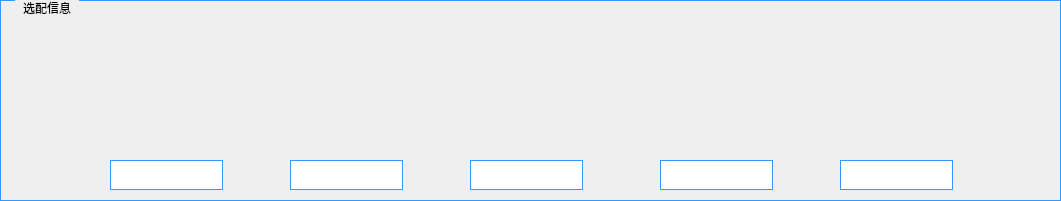
       <widget class="QGroupBox" name="groupBox_17">
        <property name="geometry">
         <rect>
          <x>44</x>
          <y>490</y>
          <width>1061</width>
          <height>201</height>
         </rect>
        </property>
        <property name="styleSheet">
         <string notr="true">QGroupBox {
    font: 14pt &quot;黑体&quot;;
    margin-top: 1ex;
    border-width:0.5px;  
    border-style:solid;
    border-color: rgb(51, 153, 255);  
}

QGroupBox::title {
    subcontrol-origin: margin;
    subcontrol-position: top left;
    left:15px;      
    margin-left: 5px;
    margin-right: 5px;
    padding:1px;
}</string>
        </property>
        <property name="title">
         <string>选配信息</string>
        </property>
        <widget class="QPushButton" name="pushButton_xuan1">
         <property name="geometry">
          <rect>
           <x>110</x>
           <y>30</y>
           <width>111</width>
           <height>110</height>
          </rect>
         </property>
         <property name="focusPolicy">
          <enum>Qt::NoFocus</enum>
         </property>
         <property name="styleSheet">
          <string notr="true">border-image: url(:/LCD_CS351/LCD_CS351/35_all/15.bmp);</string>
         </property>
         <property name="text">
          <string/>
         </property>
         <property name="flat">
          <bool>true</bool>
         </property>
        </widget>
        <widget class="QPushButton" name="pushButton_xuan2">
         <property name="geometry">
          <rect>
           <x>290</x>
           <y>30</y>
           <width>111</width>
           <height>110</height>
          </rect>
         </property>
         <property name="focusPolicy">
          <enum>Qt::NoFocus</enum>
         </property>
         <property name="styleSheet">
          <string notr="true">border-image: url(:/LCD_CS351/LCD_CS351/35_all/15.bmp);</string>
         </property>
         <property name="text">
          <string/>
         </property>
         <property name="flat">
          <bool>true</bool>
         </property>
        </widget>
        <widget class="QPushButton" name="pushButton_xuan3">
         <property name="geometry">
          <rect>
           <x>470</x>
           <y>30</y>
           <width>111</width>
           <height>110</height>
          </rect>
         </property>
         <property name="focusPolicy">
          <enum>Qt::NoFocus</enum>
         </property>
         <property name="styleSheet">
          <string notr="true">border-image: url(:/LCD_CS351/LCD_CS351/35_all/15.bmp);</string>
         </property>
         <property name="text">
          <string/>
         </property>
         <property name="flat">
          <bool>true</bool>
         </property>
        </widget>
        <widget class="QPushButton" name="pushButton_xuan4">
         <property name="geometry">
          <rect>
           <x>660</x>
           <y>30</y>
           <width>111</width>
           <height>110</height>
          </rect>
         </property>
         <property name="focusPolicy">
          <enum>Qt::NoFocus</enum>
         </property>
         <property name="styleSheet">
          <string notr="true">border-image: url(:/LCD_CS351/LCD_CS351/35_all/15.bmp);</string>
         </property>
         <property name="text">
          <string/>
         </property>
         <property name="flat">
          <bool>true</bool>
         </property>
        </widget>
        <widget class="QPushButton" name="pushButton_xuan5">
         <property name="geometry">
          <rect>
           <x>840</x>
           <y>30</y>
           <width>111</width>
           <height>110</height>
          </rect>
         </property>
         <property name="focusPolicy">
          <enum>Qt::NoFocus</enum>
         </property>
         <property name="styleSheet">
          <string notr="true">border-image: url(:/LCD_CS351/LCD_CS351/35_all/15.bmp);</string>
         </property>
         <property name="text">
          <string/>
         </property>
         <property name="flat">
          <bool>true</bool>
         </property>
        </widget>
        <widget class="QPushButton" name="pushButton_70">
         <property name="enabled">
          <bool>true</bool>
         </property>
         <property name="geometry">
          <rect>
           <x>180</x>
           <y>68</y>
           <width>21</width>
           <height>26</height>
          </rect>
         </property>
         <property name="palette">
          <palette>
           <active>
            <colorrole role="WindowText">
             <brush brushstyle="SolidPattern">
              <color alpha="255">
               <red>248</red>
               <green>248</green>
               <blue>255</blue>
              </color>
             </brush>
            </colorrole>
            <colorrole role="Button">
             <brush brushstyle="SolidPattern">
              <color alpha="255">
               <red>248</red>
               <green>248</green>
               <blue>255</blue>
              </color>
             </brush>
            </colorrole>
            <colorrole role="Text">
             <brush brushstyle="SolidPattern">
              <color alpha="255">
               <red>248</red>
               <green>248</green>
               <blue>255</blue>
              </color>
             </brush>
            </colorrole>
            <colorrole role="ButtonText">
             <brush brushstyle="SolidPattern">
              <color alpha="255">
               <red>248</red>
               <green>248</green>
               <blue>255</blue>
              </color>
             </brush>
            </colorrole>
            <colorrole role="Base">
             <brush brushstyle="SolidPattern">
              <color alpha="255">
               <red>248</red>
               <green>248</green>
               <blue>255</blue>
              </color>
             </brush>
            </colorrole>
            <colorrole role="Window">
             <brush brushstyle="SolidPattern">
              <color alpha="255">
               <red>248</red>
               <green>248</green>
               <blue>255</blue>
              </color>
             </brush>
            </colorrole>
           </active>
           <inactive>
            <colorrole role="WindowText">
             <brush brushstyle="SolidPattern">
              <color alpha="255">
               <red>248</red>
               <green>248</green>
               <blue>255</blue>
              </color>
             </brush>
            </colorrole>
            <colorrole role="Button">
             <brush brushstyle="SolidPattern">
              <color alpha="255">
               <red>248</red>
               <green>248</green>
               <blue>255</blue>
              </color>
             </brush>
            </colorrole>
            <colorrole role="Text">
             <brush brushstyle="SolidPattern">
              <color alpha="255">
               <red>248</red>
               <green>248</green>
               <blue>255</blue>
              </color>
             </brush>
            </colorrole>
            <colorrole role="ButtonText">
             <brush brushstyle="SolidPattern">
              <color alpha="255">
               <red>248</red>
               <green>248</green>
               <blue>255</blue>
              </color>
             </brush>
            </colorrole>
            <colorrole role="Base">
             <brush brushstyle="SolidPattern">
              <color alpha="255">
               <red>248</red>
               <green>248</green>
               <blue>255</blue>
              </color>
             </brush>
            </colorrole>
            <colorrole role="Window">
             <brush brushstyle="SolidPattern">
              <color alpha="255">
               <red>248</red>
               <green>248</green>
               <blue>255</blue>
              </color>
             </brush>
            </colorrole>
           </inactive>
           <disabled>
            <colorrole role="WindowText">
             <brush brushstyle="SolidPattern">
              <color alpha="255">
               <red>248</red>
               <green>248</green>
               <blue>255</blue>
              </color>
             </brush>
            </colorrole>
            <colorrole role="Button">
             <brush brushstyle="SolidPattern">
              <color alpha="255">
               <red>248</red>
               <green>248</green>
               <blue>255</blue>
              </color>
             </brush>
            </colorrole>
            <colorrole role="Text">
             <brush brushstyle="SolidPattern">
              <color alpha="255">
               <red>248</red>
               <green>248</green>
               <blue>255</blue>
              </color>
             </brush>
            </colorrole>
            <colorrole role="ButtonText">
             <brush brushstyle="SolidPattern">
              <color alpha="255">
               <red>248</red>
               <green>248</green>
               <blue>255</blue>
              </color>
             </brush>
            </colorrole>
            <colorrole role="Base">
             <brush brushstyle="SolidPattern">
              <color alpha="255">
               <red>248</red>
               <green>248</green>
               <blue>255</blue>
              </color>
             </brush>
            </colorrole>
            <colorrole role="Window">
             <brush brushstyle="SolidPattern">
              <color alpha="255">
               <red>248</red>
               <green>248</green>
               <blue>255</blue>
              </color>
             </brush>
            </colorrole>
           </disabled>
          </palette>
         </property>
         <property name="mouseTracking">
          <bool>false</bool>
         </property>
         <property name="focusPolicy">
          <enum>Qt::NoFocus</enum>
         </property>
         <property name="styleSheet">
          <string notr="true">font: 14pt &quot;黑体&quot;;
color: rgb(248, 248, 255);</string>
         </property>
         <property name="text">
          <string/>
         </property>
         <property name="flat">
          <bool>true</bool>
         </property>
        </widget>
        <widget class="QPushButton" name="pushButton_71">
         <property name="enabled">
          <bool>true</bool>
         </property>
         <property name="geometry">
          <rect>
           <x>180</x>
           <y>112</y>
           <width>21</width>
           <height>26</height>
          </rect>
         </property>
         <property name="focusPolicy">
          <enum>Qt::NoFocus</enum>
         </property>
         <property name="styleSheet">
          <string notr="true">font: 14pt &quot;黑体&quot;;
color: rgb(248, 248, 255);</string>
         </property>
         <property name="text">
          <string/>
         </property>
         <property name="flat">
          <bool>true</bool>
         </property>
        </widget>
        <widget class="QPushButton" name="pushButton_72">
         <property name="enabled">
          <bool>true</bool>
         </property>
         <property name="geometry">
          <rect>
           <x>361</x>
           <y>71</y>
           <width>21</width>
           <height>26</height>
          </rect>
         </property>
         <property name="focusPolicy">
          <enum>Qt::NoFocus</enum>
         </property>
         <property name="styleSheet">
          <string notr="true">font: 14pt &quot;黑体&quot;;
color: rgb(248, 248, 255);</string>
         </property>
         <property name="text">
          <string/>
         </property>
         <property name="flat">
          <bool>true</bool>
         </property>
        </widget>
        <widget class="QPushButton" name="pushButton_73">
         <property name="enabled">
          <bool>true</bool>
         </property>
         <property name="geometry">
          <rect>
           <x>361</x>
           <y>112</y>
           <width>21</width>
           <height>26</height>
          </rect>
         </property>
         <property name="focusPolicy">
          <enum>Qt::NoFocus</enum>
         </property>
         <property name="styleSheet">
          <string notr="true">font: 14pt &quot;黑体&quot;;
color: rgb(248, 248, 255);</string>
         </property>
         <property name="text">
          <string/>
         </property>
         <property name="flat">
          <bool>true</bool>
         </property>
        </widget>
        <widget class="QPushButton" name="pushButton_74">
         <property name="enabled">
          <bool>true</bool>
         </property>
         <property name="geometry">
          <rect>
           <x>541</x>
           <y>68</y>
           <width>21</width>
           <height>26</height>
          </rect>
         </property>
         <property name="focusPolicy">
          <enum>Qt::NoFocus</enum>
         </property>
         <property name="styleSheet">
          <string notr="true">font: 14pt &quot;黑体&quot;;
color: rgb(248, 248, 255);</string>
         </property>
         <property name="text">
          <string/>
         </property>
         <property name="flat">
          <bool>true</bool>
         </property>
        </widget>
        <widget class="QPushButton" name="pushButton_75">
         <property name="enabled">
          <bool>true</bool>
         </property>
         <property name="geometry">
          <rect>
           <x>541</x>
           <y>112</y>
           <width>21</width>
           <height>26</height>
          </rect>
         </property>
         <property name="focusPolicy">
          <enum>Qt::NoFocus</enum>
         </property>
         <property name="styleSheet">
          <string notr="true">font: 14pt &quot;黑体&quot;;
color: rgb(248, 248, 255);</string>
         </property>
         <property name="text">
          <string/>
         </property>
         <property name="flat">
          <bool>true</bool>
         </property>
        </widget>
        <widget class="QPushButton" name="pushButton_76">
         <property name="enabled">
          <bool>true</bool>
         </property>
         <property name="geometry">
          <rect>
           <x>731</x>
           <y>68</y>
           <width>21</width>
           <height>26</height>
          </rect>
         </property>
         <property name="focusPolicy">
          <enum>Qt::NoFocus</enum>
         </property>
         <property name="styleSheet">
          <string notr="true">font: 14pt &quot;黑体&quot;;
color: rgb(248, 248, 255);</string>
         </property>
         <property name="text">
          <string/>
         </property>
         <property name="flat">
          <bool>true</bool>
         </property>
        </widget>
        <widget class="QPushButton" name="pushButton_77">
         <property name="enabled">
          <bool>true</bool>
         </property>
         <property name="geometry">
          <rect>
           <x>731</x>
           <y>112</y>
           <width>21</width>
           <height>26</height>
          </rect>
         </property>
         <property name="focusPolicy">
          <enum>Qt::NoFocus</enum>
         </property>
         <property name="styleSheet">
          <string notr="true">font: 14pt &quot;黑体&quot;;
color: rgb(248, 248, 255);</string>
         </property>
         <property name="text">
          <string/>
         </property>
         <property name="flat">
          <bool>true</bool>
         </property>
        </widget>
        <widget class="QPushButton" name="pushButton_78">
         <property name="enabled">
          <bool>true</bool>
         </property>
         <property name="geometry">
          <rect>
           <x>911</x>
           <y>68</y>
           <width>21</width>
           <height>26</height>
          </rect>
         </property>
         <property name="focusPolicy">
          <enum>Qt::NoFocus</enum>
         </property>
         <property name="styleSheet">
          <string notr="true">font: 14pt &quot;黑体&quot;;
color: rgb(248, 248, 255);</string>
         </property>
         <property name="text">
          <string/>
         </property>
         <property name="flat">
          <bool>true</bool>
         </property>
        </widget>
        <widget class="QPushButton" name="pushButton_79">
         <property name="enabled">
          <bool>true</bool>
         </property>
         <property name="geometry">
          <rect>
           <x>911</x>
           <y>112</y>
           <width>21</width>
           <height>26</height>
          </rect>
         </property>
         <property name="focusPolicy">
          <enum>Qt::NoFocus</enum>
         </property>
         <property name="styleSheet">
          <string notr="true">font: 14pt &quot;黑体&quot;;
color: rgb(248, 248, 255);</string>
         </property>
         <property name="text">
          <string/>
         </property>
         <property name="flat">
          <bool>true</bool>
         </property>
        </widget>
        <widget class="QLineEdit" name="editQRCodeRule1">
         <property name="geometry">
          <rect>
           <x>110</x>
           <y>160</y>
           <width>113</width>
           <height>30</height>
          </rect>
         </property>
         <property name="styleSheet">
          <string notr="true">font: 14pt &quot;黑体&quot;;
border-width:1px; 
border-style:solid; 
border-color:rgb(51, 153, 255); 
margin-top: 0ex;</string>
         </property>
         <property name="text">
          <string/>
         </property>
        </widget>
        <widget class="QLineEdit" name="editQRCodeRule2">
         <property name="geometry">
          <rect>
           <x>290</x>
           <y>160</y>
           <width>113</width>
           <height>30</height>
          </rect>
         </property>
         <property name="styleSheet">
          <string notr="true">font: 14pt &quot;黑体&quot;;
border-width:1px; 
border-style:solid; 
border-color:rgb(51, 153, 255); 
margin-top: 0ex;</string>
         </property>
        </widget>
        <widget class="QLineEdit" name="editQRCodeRule3">
         <property name="geometry">
          <rect>
           <x>470</x>
           <y>160</y>
           <width>113</width>
           <height>30</height>
          </rect>
         </property>
         <property name="styleSheet">
          <string notr="true">font: 14pt &quot;黑体&quot;;
border-width:1px; 
border-style:solid; 
border-color:rgb(51, 153, 255); 
margin-top: 0ex;</string>
         </property>
        </widget>
        <widget class="QLineEdit" name="editQRCodeRule4">
         <property name="geometry">
          <rect>
           <x>660</x>
           <y>160</y>
           <width>113</width>
           <height>30</height>
          </rect>
         </property>
         <property name="styleSheet">
          <string notr="true">font: 14pt &quot;黑体&quot;;
border-width:1px; 
border-style:solid; 
border-color:rgb(51, 153, 255); 
margin-top: 0ex;</string>
         </property>
        </widget>
        <widget class="QLineEdit" name="editQRCodeRule5">
         <property name="geometry">
          <rect>
           <x>840</x>
           <y>160</y>
           <width>113</width>
           <height>30</height>
          </rect>
         </property>
         <property name="styleSheet">
          <string notr="true">font: 14pt &quot;黑体&quot;;
border-width:1px; 
border-style:solid; 
border-color:rgb(51, 153, 255); 
margin-top: 0ex;</string>
         </property>
        </widget>
       </widget>
